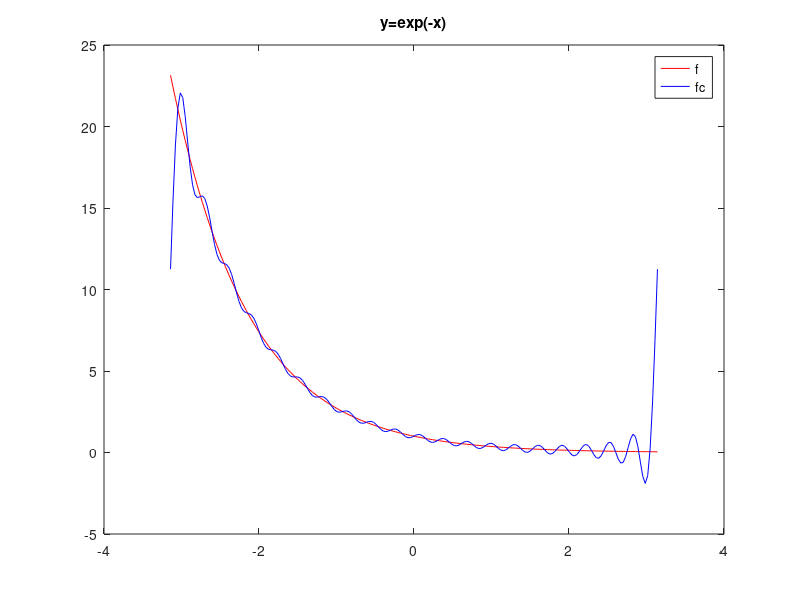

The MATLAB script that drew this image:
%approximate e^-x -pi<x<pi using the complex fourier series
clear;

c = zeros(1,41);
lower = -pi;
upper = pi;
T = upper - lower;
w = 2*pi/T;
x = linspace(lower,upper,200);
f = exp(-x);
for n = 1:41
    y = f.*exp(-1i*(n-21)*w*x);
    c(n) = (1/T)*trapz(x,y);
end

fc = zeros(1,200);
for n = 1:41
    fc = fc + c(n)*exp(1i*(n-21)*w*x);
end

fc = real(fc);
plot(x,f,'r',x,fc,'b')
legend('f','fc')
title('y=exp(-x)')